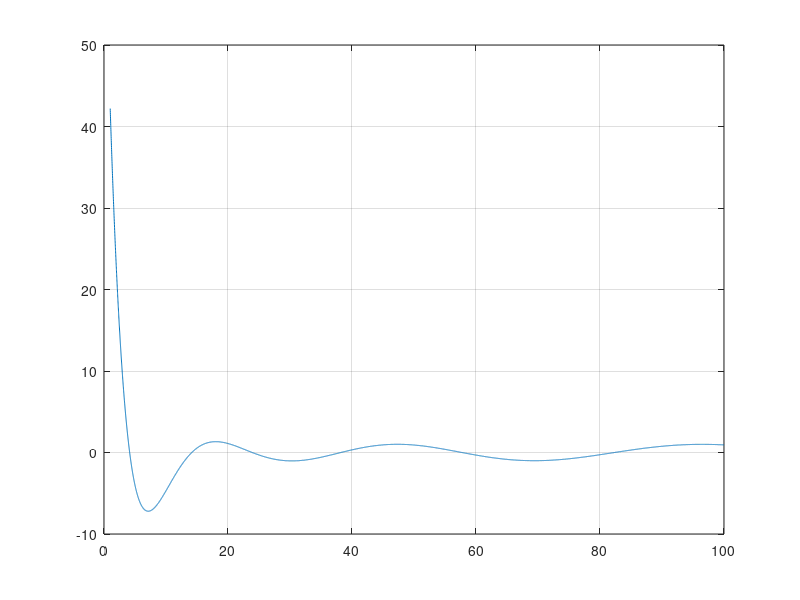

Here is the MATLAB script that generated this plot:
a = 1;
b = 1;
V0 = 15;
E = [1:0.01:100];

K = sqrt(E);
Q = sqrt(V0 - E);
X1 = ((Q.^2) - (K.^2))./(2*(K).*(Q));

X2 = sin(a*(K)).*sinh((Q)*b);

X3 = cos((K)*a).*cosh((Q)*b);

F = (X1.*X2) + X3;

plot(E,F);
grid on;